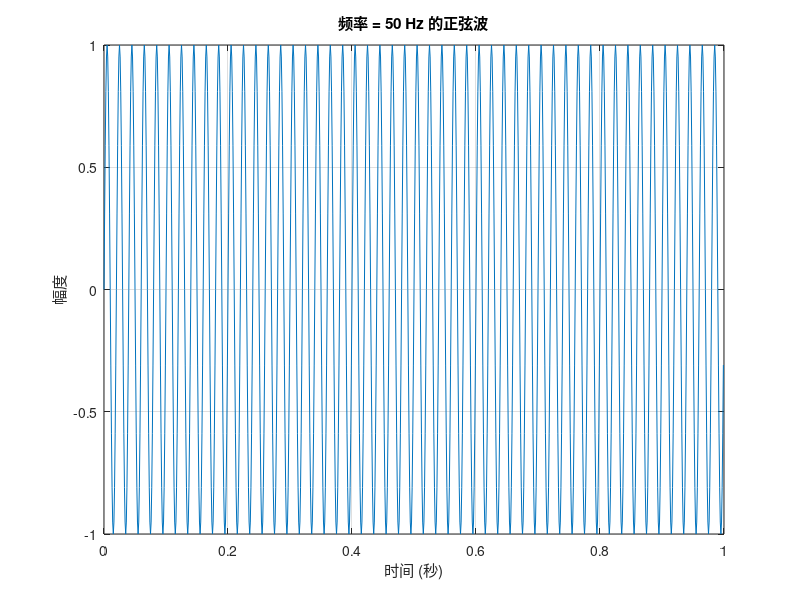

Recreate this plot in MATLAB.
% 参数设定
Fs = 1000;                % 采样频率 (Hz)
T = 1;                    % 信号持续时间 (秒)
f = 50;                   % 信号频率 (Hz)
t = 0:1/Fs:T-1/Fs;        % 时间向量

% 生成正弦波
y = sin(2*pi*f*t);        % 正弦波公式

% 绘制正弦波
figure;
plot(t, y);
xlabel('时间 (秒)');
ylabel('幅度');
title(['频率 = ', num2str(f), ' Hz 的正弦波']);
grid on; % 启用网格
